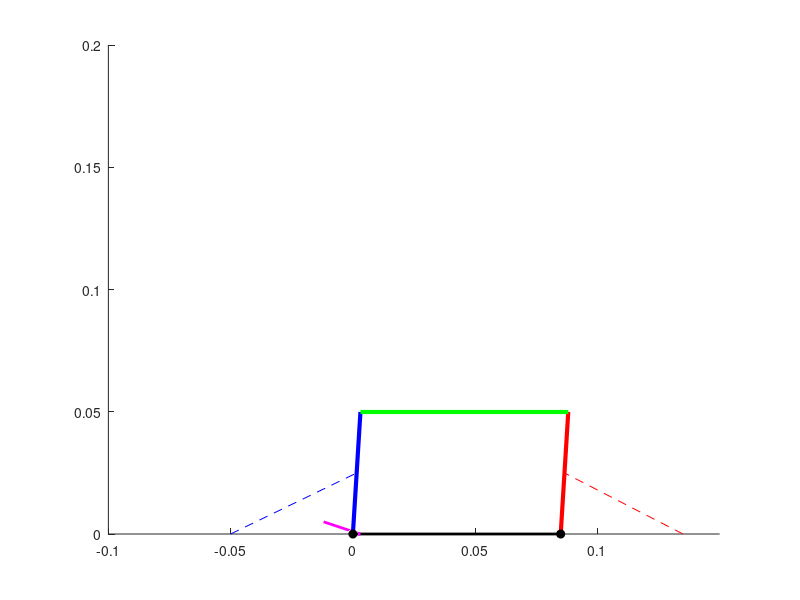

The MATLAB script that drew this image:
% Clear workspace
clear;
clc;

% Parameters
PLA_den = 1240;         % PLA density kg/m3
S = 0.05;              % Length of each side link (m)
T = 0.085;             % Length of the top link (m)
w_s =  0.005;          % width side
w_t =  0.0102;         % width top
m_s = PLA_den * w_s * S;   % Mass of each side link (kg)
m_t = PLA_den * w_t * T;   % Mass of the top link (kg)
k1 = 10;               % Spring 1 stiffness (N/m)
k2 = 10;               % Spring 2 stiffness (N/m)
l1_o = 0.03;           % Rest length of spring 1 (m)
l2_o = 0.03;           % Rest length of spring 2 (m)
a = 0.025;             % Distance from bottom-left pivot to spring 1 attachment (m)
b = 0.025;             % Distance from bottom-right pivot to spring 2 attachment (m)
D = 0.085;             % Distance between pivots (m)
Q1 = -0.05;            % Spring 1 bottom attachment point (m)
Q2 = D + 0.05;         % Spring 2 bottom attachment point (m)

% Define the applied torque (smooth increase/decrease with theta)
tau = @(theta) 0.1 * sin(theta);  % Example applied torque (smooth)

% Initial conditions
theta0 = 0;             % Initial angle (rad)
theta_dot0 = 0;         % Initial angular velocity (rad/s)
initial_conditions = [theta0; theta_dot0];

% Time span for the simulation
t_span = [0, 20];       % Simulate from t=0 to t=20 seconds (slower simulation)

% Differential equation function (returns derivatives)
function dydt = system_eqns(t, y, S, m_s, m_t, k1, k2, l1_o, l2_o, a, b, Q1, Q2, T, D, tau)
    theta1 = y(1);  % Angle of the left side link
    theta_dot1 = y(2);
    
    % For the parallelogram constraint, we know theta2 = theta1
    % Calculate the positions of points A and B, with fixed length of the top link
    A_x = -S * cos(theta1);
    A_y = S * sin(theta1);
    
    B_x = D - S * cos(theta1); % Fixed top link length constraint
    B_y = S * sin(theta1);     % Symmetric behavior
    
    % Calculate spring lengths
    l1 = sqrt((a * sin(theta1))^2 + (a * cos(theta1) + Q1)^2); % Spring 1 length
    l2 = sqrt((b * sin(theta1))^2 + ((Q2 - T) + b * cos(theta1))^2); % Spring 2 length
    
    % Derivatives of spring lengths
    dl1_dtheta = (a * cos(theta1) + Q1) / l1;
    dl2_dtheta = ((Q2 - T) + b * cos(theta1)) / l2;
    
    % Spring forces
    spring_force_1 = k1 * (l1 - l1_o) * dl1_dtheta;
    spring_force_2 = k2 * (l2 - l2_o) * dl2_dtheta;
    
    % Applied torque
    torque = tau(theta1);
    
    % Effective inertia
    I_eff = (2 / 3) * m_s * S^2 + m_t * S^2 * cos(theta1)^2;
    
    % Differential equation for theta1 (since theta2 = theta1 in the parallelogram)
    theta1_ddot = (spring_force_1 + spring_force_2 - torque) / I_eff;
    
    % Return the derivatives
    dydt = [theta_dot1; theta1_ddot];
end

% Solve the ODE using ode45
[t, y] = ode45(@(t, y) system_eqns(t, y, S, m_s, m_t, k1, k2, l1_o, l2_o, a, b, Q1, Q2, T, D, tau), t_span, initial_conditions);

% Prepare for animation
figure;
hold on;
axis equal;  % Keep aspect ratio fixed
xlim([-0.1, 0.15]);  % Adjust X-axis limits for better visualization
ylim([0, 0.2]);  % Adjust Y-axis limits for better visualization

% Plot the fixed base (bottom link)
plot([0, D], [0, 0], 'k-', 'LineWidth', 2);  % Base link

% Create plot for the mechanism animation
h_side_left = plot([0, 0], [0, 0], 'b-', 'LineWidth', 3);   % Left side link
h_side_right = plot([D, D], [0, 0], 'r-', 'LineWidth', 3);  % Right side link
h_top = plot([0, D], [0, 0], 'g-', 'LineWidth', 3);        % Top link

% Add markers for the joints (pivots)
h_left_pivot = plot(0, 0, 'ko', 'MarkerFaceColor', 'k'); % Left pivot
h_right_pivot = plot(D, 0, 'ko', 'MarkerFaceColor', 'k'); % Right pivot

% Add spring lines (optional, for visualization)
h_spring1 = plot([0, 0], [0, 0], 'b--'); % Spring 1 -> between a and A
h_spring2 = plot([D, D], [0, 0], 'r--'); % Spring 2 -> between b and B

% Plot the torque indication as an arrow (optional)
h_torque_arrow = quiver(0, 0, 0.03, 0, 'MaxHeadSize', 3, 'LineWidth', 2, 'Color', 'm', 'AutoScale', 'off');  % Torque direction (arrow)

% Loop for animation
for i = 1:length(t)
    % Extract the angle and angular velocity from the solution
    theta1 = y(i, 1);
    
    % Calculate positions of key points
    A_x = -S * cos(theta1);  % Position of point A (left side link end)
    A_y = S * sin(theta1);
    
    B_x = D - S * cos(theta1);  % Position of point B (right side link end)
    B_y = S * sin(theta1);
    
    % Calculate spring attachment points a and b
    a_x = -a * cos(theta1);  % Position of spring attachment point a
    a_y = a * sin(theta1);  % Position of spring attachment point a
    
    b_x = D - b * cos(theta1);  % Position of spring attachment point b
    b_y = b * sin(theta1);      % Position of spring attachment point b
    
    % Update the positions of the links
    set(h_side_left, 'XData', [0, A_x], 'YData', [0, A_y]);
    set(h_side_right, 'XData', [D, B_x], 'YData', [0, B_y]);
    set(h_top, 'XData', [A_x, B_x], 'YData', [A_y, B_y]);
    
    % Update spring positions (for visualization)
    set(h_spring1, 'XData', [Q1, a_x], 'YData', [0, a_y]);  % Update Spring 1 -> between Q1 and a
    set(h_spring2, 'XData', [Q2, b_x], 'YData', [0, b_y]);  % Update Spring 2 -> between Q2 and b
    
    % Update torque arrow (optional)
    torque = tau(theta1);  % Get current torque value
    torque_magnitude = 0.03 * torque;  % Adjust the torque magnitude for visualization
    set(h_torque_arrow, 'XData', 0, 'YData', 0, 'UData', torque_magnitude, 'VData', 0);  % Adjust torque arrow position
    
    % Pause for animation effect (slower simulation)
    pause(0.1);  % Slower animation, adjust this for desired speed
end
